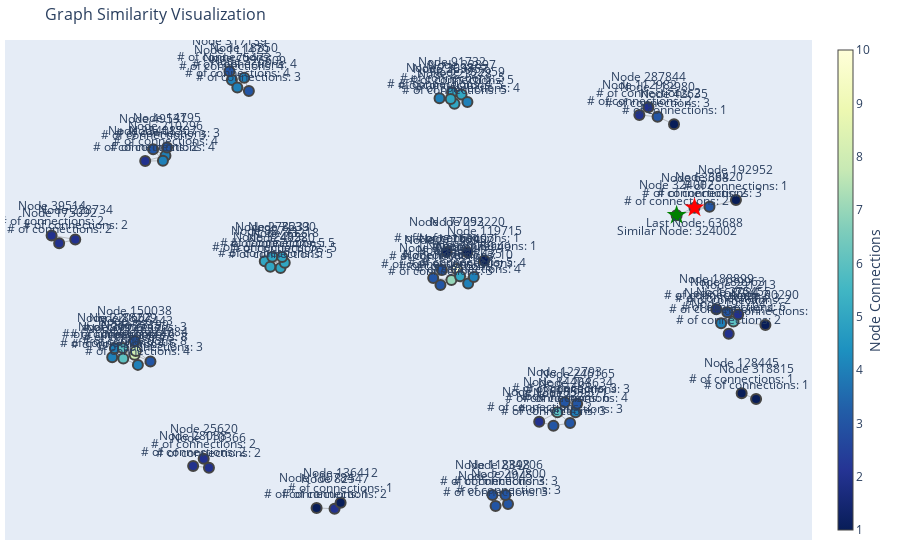

The code cell stored with this chart in its notebook:
### Code cell
#3RD ALGORITHM FOR AMAZON NETWORK
import networkx as nx
import math
import plotly.graph_objects as go
import random

def sim(G_sub, u, last_node):
    N_u = set(G_sub.neighbors(u))
    N_v = set(G_sub.neighbors(last_node))
    
    numerator = len(N_u.intersection(N_v))
    denominator = math.sqrt(len(N_u) * len(N_v))
    
    if denominator == 0:
        return 0
    return numerator / denominator

def choose_sim_node(G_sub, last_node):
    max_score = -1
    sim_node = None
    for u in G_sub.neighbors(last_node):
        score = sim(G_sub, u, last_node)
        if score > max_score:
            max_score = score
            sim_node = u
    
    if sim_node is not None:
        print(f"Chosen sim_node: {sim_node}, Similarity score: {max_score:.4f}")
    else:
        print("No similar node found.")
    
    return sim_node

def visualize_graph(G_sub, last_node, sim_node):
    pos = nx.spring_layout(G_sub)
    
    edge_x = []
    edge_y = []
    for edge in G_sub.edges():
        x0, y0 = pos[edge[0]]
        x1, y1 = pos[edge[1]]
        edge_x.extend([x0, x1, None])
        edge_y.extend([y0, y1, None])
    
    edge_trace = go.Scatter(
        x=edge_x, y=edge_y,
        line=dict(width=0.5, color='#888'),
        hoverinfo='none',
        mode='lines')

    node_x = []
    node_y = []
    for node in G_sub.nodes():
        x, y = pos[node]
        node_x.append(x)
        node_y.append(y)

    node_trace = go.Scatter(
        x=node_x, y=node_y,
        mode='markers+text',
        text=[str(node) for node in G_sub.nodes()],
        textposition="top center",
        hoverinfo='text',
        marker=dict(
            showscale=True,
            colorscale='YlGnBu',
            reversescale=True,
            size=10,
            colorbar=dict(
                thickness=15,
                title='Node Connections',
                xanchor='left',
                titleside='right'
            ),
            line_width=2))

    node_adjacencies = []
    node_text = []
    for node in G_sub.nodes():
        adjacencies = list(G_sub.neighbors(node))
        node_adjacencies.append(len(adjacencies))
        node_text.append(f'Node {node}<br># of connections: {len(adjacencies)}')
    
    node_trace.marker.color = node_adjacencies
    node_trace.text = node_text

    highlight_trace = go.Scatter(
        x=[pos[last_node][0], pos[sim_node][0]],
        y=[pos[last_node][1], pos[sim_node][1]],
        mode='markers+text',
        marker=dict(
            color=['red', 'green'],
            size=15,
            symbol=['star', 'star']
        ),
        text=[f'Last Node: {last_node}', f'Similar Node: {sim_node}'],
        textposition="bottom center",
        hoverinfo='text'
    )

    fig = go.Figure(data=[edge_trace, node_trace, highlight_trace],
                    layout=go.Layout(
                        title=f'Graph Similarity Visualization',
                        titlefont_size=16,
                        showlegend=False,
                        hovermode='closest',
                        margin=dict(b=20, l=5, r=5, t=40),
                        annotations=[dict(
                            text="",
                            showarrow=False,
                            xref="paper", yref="paper",
                            x=0.005, y=-0.002)],
                        xaxis=dict(showgrid=False, zeroline=False, showticklabels=False),
                        yaxis=dict(showgrid=False, zeroline=False, showticklabels=False))
                    )
    
    fig.show()

if len(G_sub.nodes()) > 0:
    last_node = random.choice(list(G_sub.nodes()))
    print(f"Using node {last_node} as the last_node")
    sim_node = choose_sim_node(G_sub, last_node)
    if sim_node:
        visualize_graph(G_sub, last_node, sim_node)
    else:
        print("Error: No similar node found. Unable to visualize.")
else:
    print("Error: The graph is empty. Please ensure your G_sub graph has nodes before running this code.")

### Figure 1 — Plotly figure (JSON) as saved in the notebook; plotly's stock layout.template omitted (floating-point values rounded to 4 significant figures; data arrays with more than 128 entries replaced by an {"elided": "..."} marker saying what was removed)
{"data": [{"hoverinfo": "none", "line": {"color": "#888", "width": 0.5}, "mode": "lines", "type": "scatter", "x": {"elided": "405 float values"}, "y": {"elided": "405 float values"}}, {"hoverinfo": "text", "marker": {"color": [3, 2, 5, 2, 8, 2, 5, 4, 3, 3, 1, 3, 2, 5, 2, 4, 4, 4, 3, 6, 1, 5, 1, 8, 5, 2, 2, 3, 4, 4, 10, 4, 7, 5, 1, 6, 3, 1, 2, 4, 4, 3, 2, 4, 3, 2, 1, 4, 5, 2, 1, 1, 3, 4, 3, 1, 3, 6, 4, 3, 1, 5, 2, 2, 4, 3, 3, 3, 2, 5, 2, 3, 2, 5, 3, 3, 6, 5, 3], "colorbar": {"thickness": 15, "title": {"side": "right", "text": "Node Connections"}, "xanchor": "left"}, "colorscale": [[0, "rgb(255,255,217)"], [0.125, "rgb(237,248,177)"], [0.25, "rgb(199,233,180)"], [0.375, "rgb(127,205,187)"], [0.5, "rgb(65,182,196)"], [0.625, "rgb(29,145,192)"], [0.75, "rgb(34,94,168)"], [0.875, "rgb(37,52,148)"], [1, "rgb(8,29,88)"]], "line": {"width": 2}, "reversescale": true, "showscale": true, "size": 10}, "mode": "markers+text", "text": ["Node 177223<br># of connections: 3", "Node 334087<br># of connections: 2", "Node 82741<br># of connections: 5", "Node 28038<br># of connections: 2", "Node 73199<br># of connections: 8", "Node 191764<br># of connections: 2", "Node 278233<br># of connections: 5", "Node 111479<br># of connections: 4", "Node 147561<br># of connections: 3", "Node 36420<br># of connections: 3", "Node 253220<br># of connections: 1", "Node 317139<br># of connections: 3", "Node 136185<br># of connections: 2", "Node 223278<br># of connections: 5", "Node 25620<br># of connections: 2", "Node 27435<br># of connections: 4", "Node 179949<br># of connections: 4", "Node 28937<br># of connections: 4", "Node 49531<br># of connections: 3", "Node 275455<br># of connections: 6", "Node 177092<br># of connections: 1", "Node 91732<br># of connections: 5", "Node 42635<br># of connections: 1", "Node 326443<br># of connections: 8", "Node 22897<br># of connections: 5", "Node 287844<br># of connections: 2", "Node 175092<br># of connections: 2", "Node 122793<br># of connections: 3", "Node 182959<br># of connections: 4", "Node 210296<br># of connections: 4", "Node 163407<br># of connections: 10", "Node 168984<br># of connections: 4", "Node 90941<br># of connections: 7", "Node 76080<br># of connections: 5", "Node 318815<br># of connections: 1", "Node 84404<br># of connections: 6", "Node 189963<br># of connections: 3", "Node 119715<br># of connections: 1", "Node 82547<br># of connections: 2", "Node 268634<br># of connections: 4", "Node 36959<br># of connections: 4", "Node 326609<br># of connections: 3", "Node 63688<br># of connections: 2", "Node 18850<br># of connections: 4", "Node 39684<br># of connections: 3", "Node 188899<br># of connections: 2", "Node 136412<br># of connections: 1", "Node 220607<br># of connections: 4", "Node 49580<br># of connections: 5", "Node 324002<br># of connections: 2", "Node 128445<br># of connections: 1", "Node 100784<br># of connections: 1", "Node 277369<br># of connections: 3", "Node 73098<br># of connections: 4", "Node 112980<br># of connections: 3", "Node 192952<br># of connections: 1", "Node 199571<br># of connections: 3", "Node 274637<br># of connections: 6", "Node 11507<br># of connections: 4", "Node 224045<br># of connections: 3", "Node 60290<br># of connections: 1", "Node 263757<br># of connections: 5", "Node 39514<br># of connections: 2", "Node 291213<br># of connections: 2", "Node 75473<br># of connections: 4", "Node 246165<br># of connections: 3", "Node 118898<br># of connections: 3", "Node 150038<br># of connections: 3", "Node 228734<br># of connections: 2", "Node 73218<br># of connections: 5", "Node 110366<br># of connections: 2", "Node 14795<br># of connections: 3", "Node 112982<br># of connections: 2", "Node 75390<br># of connections: 5", "Node 297800<br># of connections: 3", "Node 234206<br># of connections: 3", "Node 88229<br># of connections: 6", "Node 324822<br># of connections: 5", "Node 224084<br># of connections: 3"], "textposition": "top center", "type": "scatter", "x": [0.3879, -0.7116, -0.3896, -0.5825, -0.7403, 0.8601, -0.3692, -0.4782, 0.08361, 0.8082, 0.156, -0.4847, 0.3496, 0.1214, -0.5541, 0.1582, 0.1734, -0.7314, -0.6903, 0.8727, 0.1002, 0.1148, 0.7127, -0.7368, 0.1404, 0.6437, -0.9435, 0.4185, 0.1562, -0.6571, 0.1273, 0.8397, 0.1131, 0.1365, 0.9338, 0.3986, 0.8563, 0.2017, -0.2016, 0.4474, -0.8006, -0.4324, 0.7679, -0.4449, 0.06409, 0.8266, -0.1853, -0.7933, -0.3472, 0.7198, 0.8949, -0.25, 0.08749, 0.08113, 0.6684, 0.8796, 0.4329, -0.7707, -0.6639, 0.2321, 0.9589, 0.1111, -0.9638, 0.8855, -0.4635, 0.4518, 0.2237, -0.7397, -0.9, -0.3358, -0.5399, -0.6527, 0.6194, -0.3429, 0.2656, 0.2585, -0.7718, -0.3746, -0.6975], "y": [-0.6318, 0.5414, 0.09711, -0.8103, -0.3175, -0.2247, 0.1166, 0.9001, -0.007926, 0.3383, 0.1374, 0.9392, -0.6139, 0.7947, -0.778, -0.002098, 0.02671, -0.3623, 0.5935, -0.1704, 0.1382, 0.8461, 0.7048, -0.3013, 0.8361, 0.7801, 0.1765, -0.5277, 0.8026, 0.5652, 0.06287, -0.1773, 0.01401, 0.03067, -0.5135, -0.5724, -0.1287, 0.09999, -1, -0.5728, -0.3284, 0.8517, 0.3345, 0.91, 0.02236, -0.1159, -0.9731, -0.288, 0.06727, 0.3012, -0.4885, -0.9964, 0.05876, 0.8195, 0.7371, 0.3682, -0.6204, -0.334, 0.5424, -0.988, -0.1852, 0.8159, 0.2114, -0.1394, 0.8677, -0.5345, -0.9389, -0.2562, 0.1937, 0.0908, -0.818, 0.6014, 0.7456, 0.1159, -0.9786, -0.9389, -0.2873, 0.07236, -0.3476]}, {"hoverinfo": "text", "marker": {"color": ["red", "green"], "size": 15, "symbol": ["star", "star"]}, "mode": "markers+text", "text": ["Last Node: 63688", "Similar Node: 324002"], "textposition": "bottom center", "type": "scatter", "x": [0.7679, 0.7198], "y": [0.3345, 0.3012]}], "layout": {"annotations": [{"showarrow": false, "text": "", "x": 0.005, "xref": "paper", "y": -0.002, "yref": "paper"}], "hovermode": "closest", "margin": {"b": 20, "l": 5, "r": 5, "t": 40}, "showlegend": false, "title": {"font": {"size": 16}, "text": "Graph Similarity Visualization"}, "xaxis": {"showgrid": false, "showticklabels": false, "zeroline": false}, "yaxis": {"showgrid": false, "showticklabels": false, "zeroline": false}}}
